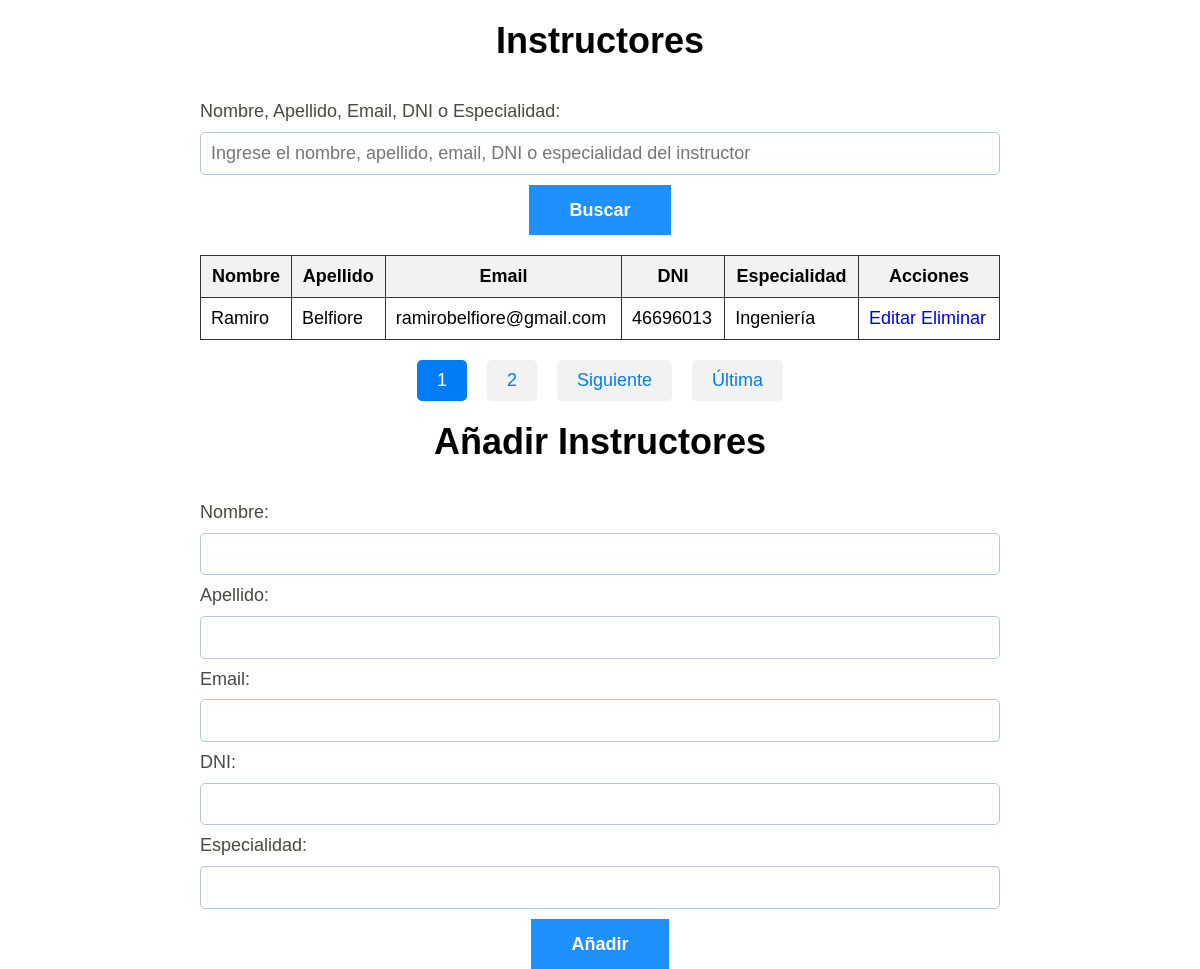
The app's page /admin/instructores.php (signed in) with its own data.
### tables this page shows
CREATE TABLE `instructores` (
  `id` int(11) NOT NULL,
  `nombre` varchar(255) NOT NULL,
  `apellido` varchar(255) NOT NULL,
  `email` varchar(255) NOT NULL,
  `dni` bigint(20) NOT NULL,
  `especialidad` varchar(255) NOT NULL
);

### admin/instructores.php (the view, shortened to what this page needs)
<?php
include("../config/sesion.php");
$search = isset($_GET['search']) ? $_GET['search'] : '';
$base_url = 'instructores.php';
$query_string = '';
$query = "SELECT * FROM instructores WHERE 1";
$get_inscriptions = $conn->prepare($query);
$get_inscriptions->execute();
$resultados = $get_inscriptions->fetchAll();
$num_inscripciones_por_pagina = 1;
$total_resultados = count($resultados);
$total_paginas = ceil($total_resultados / $num_inscripciones_por_pagina);
$pagina_actual = isset($_GET['pagina']) ? min(max(1, $_GET['pagina']), $total_paginas) : 1;
$inicio = ($pagina_actual - 1) * $num_inscripciones_por_pagina;
$resultados_paginados = array_slice($resultados, $inicio, $num_inscripciones_por_pagina);
?>
<!DOCTYPE html>
<html lang="en">
<head>
    <link rel="stylesheet" href="../build/css/app.css" />
</head>
<body>
    <h2>Instructores</h2>
    <div class="bloques">
        <form class="formulario" method="GET" action="<?= $base_url ?>">
            <label for="search" class="formulario__label">Nombre, Apellido, Email, DNI o Especialidad:</label>
            <input class="formulario__input" type="text" name="search" placeholder="Ingrese el nombre, apellido, email, DNI o especialidad del instructor" value="<?= htmlspecialchars($search) ?>">
            <button class="formulario__submit" type="submit">Buscar</button>
        </form>
        <table>
            <thead>
                <tr>
                    <th>Nombre</th>
                    <th>Apellido</th>
                    <th>Email</th>
                    <th>DNI</th>
                    <th>Especialidad</th>
                    <th>Acciones</th>
                </tr>
            </thead>
            <tbody>
                <?php foreach ($resultados_paginados as $instructor) { ?>
                    <tr>
                        <td><?= $instructor['nombre']; ?></td>
                        <td><?= $instructor['apellido']; ?></td>
                        <td><?= $instructor['email']; ?></td>
                        <td><?= $instructor['dni']; ?></td>
                        <td><?= $instructor['especialidad']; ?></td>
                        <td><a href="updateInstructor?id=<?= $instructor["id"] ?>">Editar</a> <a href="deleteInstructor?id=<?= $instructor['id'] ?>">Eliminar</a></td>
                    </tr>
                <?php } ?>
            </tbody>
        </table>
        <?php if ($total_paginas > 1) { ?>
            <div class='pagination'>
                <?php for ($i = 1; $i <= $total_paginas; $i++) { ?>
                    <a <?= ($pagina_actual == $i) ? 'class="active"' : '' ?> href='<?= "$base_url?pagina=$i$query_string" ?>'><?= $i ?></a>
                <?php } ?>
                <?php if ($pagina_actual < $total_paginas) { ?>
                    <a href='<?= "$base_url?pagina=" . ($pagina_actual + 1) . "$query_string" ?>'> Siguiente </a>
                    <a href='<?= "$base_url?pagina=$total_paginas$query_string" ?>'> Última </a>
                <?php } ?>
            </div>
        <?php } ?>
    </div>
    <h2>Añadir Instructores</h2>
    <div class="bloques">
        <form action="instructores.php" method="POST" class="formulario">
            <label for="nombre" class="formulario__label">Nombre:</label>
            <input class="formulario__input" type="text" name="nombre" id="nombre" required value="<?php echo isset($_POST['nombre']) ? htmlspecialchars($_POST['nombre']) : ''; ?>" />
            <label for="apellido" class="formulario__label">Apellido:</label>
            <input class="formulario__input" type="text" name="apellido" id="apellido" required value="<?php echo isset($_POST['apellido']) ? htmlspecialchars($_POST['apellido']) : ''; ?>" />
            <label for="email" class="formulario__label">Email:</label>
            <input class="formulario__input" type="email" name="email" id="email" required value="<?php echo isset($_POST['email']) ? htmlspecialchars($_POST['email']) : ''; ?>" />
            <label for="dni" class="formulario__label">DNI:</label>
            <input class="formulario__input" type="number" name="dni" id="dni" required value="<?php echo isset($_POST['dni']) ? htmlspecialchars($_POST['dni']) : ''; ?>" />
            <label for="especialidad" class="formulario__label">Especialidad:</label>
            <input class="formulario__input" type="text" name="especialidad" id="especialidad" required value="<?php echo isset($_POST['especialidad']) ? htmlspecialchars($_POST['especialidad']) : ''; ?>" />
            <input class="formulario__submit" type="submit" value="Añadir">
        </form>
    </div>
</body>
</html>

### build/css/app.css (style rules this page uses)
* { list-style:none }
html { box-sizing:border-box;font-size:62.5%;height:100% }
*,:after,:before { box-sizing:inherit }
body { font-family:Outfit,sans-serif;font-size:1.8rem }
a { text-decoration:none }
html { line-height:1.15;-webkit-text-size-adjust:100% }
body { margin:0 }
a { background-color:transparent }
button,input,optgroup,select,textarea { font-family:inherit;font-size:100%;line-height:1.15;margin:0 }
button,input { overflow:visible }
button,select { text-transform:none }
[type=button],[type=reset],[type=submit],button { -webkit-appearance:button }
h1,h2,h3 { font-family:Outfit,sans-serif;font-weight:900;margin:2rem 0;text-align:center }
h2 { font-size:3.6rem }
.bloques { margin:0 auto;width:min(95%,80rem) }
@media (min-width:768px) { .bloques { margin-top:3rem } }
.formulario { display:flex;flex-direction:column }
.formulario__label { color:rgba(26,27,21,.8);display:block;font-size:1.8rem;margin-top:1rem }
.formulario__input,.formulario__input--sociales,.formulario__select,.formulario__select--sociales { border:1px solid #b1c7dd;border-radius:.5rem;margin-top:1rem;padding:1rem }
.formulario__submit { align-self:flex-start;background-color:#1e90ff;border:none;color:#fff;display:inline-block;font-size:1.8rem;font-weight:700;margin:1rem auto 0;padding:1.5rem 4rem;text-align:center;transition-duration:.3s;transition-property:background-color;width:100%;width:auto }
table { border-collapse:collapse;margin-top:20px;width:100% }
table,td,th { border:1px solid #333 }
td,th { padding:10px }
th,tr:nth-child(2n) { background-color:#f2f2f2 }
.pagination { align-items:center;display:flex;justify-content:center;margin-top:20px }
.pagination a { background-color:#f2f2f2;border-radius:5px;color:#007df4;display:inline-block;font-size:18px;margin:0 10px;padding:10px 20px;text-decoration:none;transition:all .2s }
.pagination a.active,.pagination a:hover { background-color:#007df4;color:#fff }

### records on screen
instructores: nombre "Ramiro", apellido "Belfiore", email "ramirobelfiore@gmail.com", dni "46696013", especialidad "Ingeniería"
